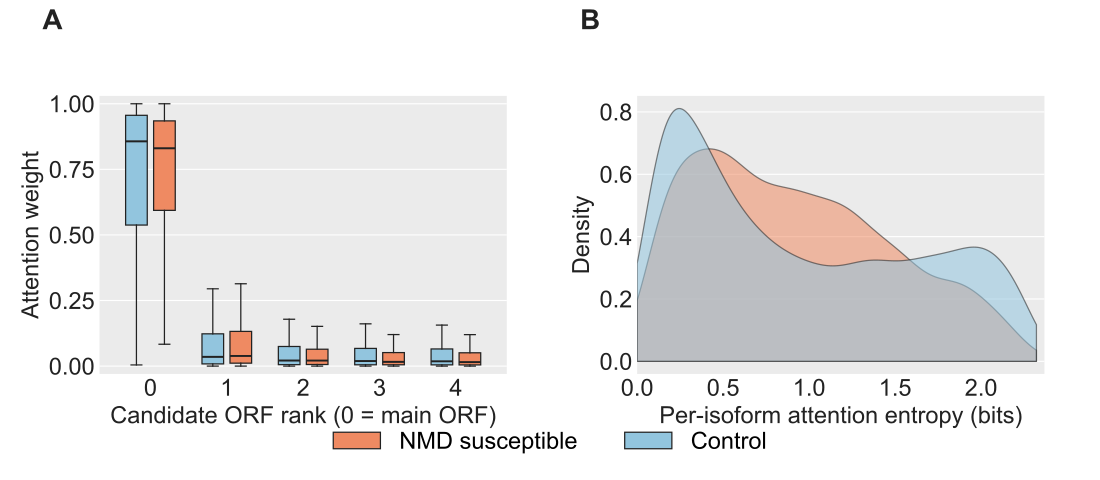

The Python source for this figure:
"""
SF39 — Attention distribution across the model's five candidate ORFs,
NMD susceptible vs non-NMD.

Renders natively from the current 4CT model's per-isoform attention weights
(`uorf_attention_predictions.tsv`, columns attn_0…attn_4). Replaces the
earlier legacy-PNG placeholder that carried stale 10-ORF ranks, "SQANTI CDS"
subtitle, and a pre-4CT-switch n = 15,584 cohort.

Population: held-out test split (chr 1/3/5/7), excluding the "test_paralog"
partition per the training-time paralog dedup convention.

Panels:
  (A) Attention weight per candidate ORF rank, by class (boxplot).
  (B) Shannon entropy of the per-isoform attention vector across the five
      candidates, KDE per class.
"""

from __future__ import annotations
import sys
from pathlib import Path

import matplotlib.pyplot as plt
import numpy as np
import pandas as pd
from scipy.stats import gaussian_kde

HERE = Path(__file__).resolve()
LIB = HERE.parents[2] / "lib"
sys.path.insert(0, str(LIB))

from ggplot_style import (
    apply_ggplot_rcparams,
    style_axes_ggplot,
    render_and_validate,
    docx_body_fs,
    panel_letter,
    TITLE_C,
    AXIS_C,
)

NATIVE_W = 11.0
BODY_FS = docx_body_fs(NATIVE_W)

# Must follow BODY_FS: rcParams drive tick/legend/title sizes, and the
# local BODY_FS shadows the module constant (see apply_ggplot_rcparams).
apply_ggplot_rcparams(BODY_FS)
LABEL_FS = BODY_FS - 2

DATA_ATTN = Path("/Users/petecastaldi/claude_projects/NMD_orf_model_v5_4ct/"
                 "results_4ct/uorf_attention_predictions.tsv")
DATA_LABELS = Path("/Users/petecastaldi/claude_projects/NMD_orf_model_v5_4ct/"
                   "results_4ct/predictions_atg500_stop500.tsv")

# Main-paper Fig 4 / Fig 5G palette
COLOR_NMD  = "#ef8a62"   # coral
COLOR_CTRL = "#92c5de"   # light blue

N_ORFS = 5

# Test split = chr 1 / 3 / 5 / 7 (train-time held-out set). We take labels
# from predictions_atg500_stop500.tsv (canonical training-time source, also
# used by SF37 / SF38 / SF41 / SF42) rather than the attention TSV's own
# label column — 4 isoforms disagree between the two, and standardising on
# one source lets all SF37-SF43 cite the same 2,268 / 7,863 test-set n's.
TEST_CHRS = {"chr1", "chr3", "chr5", "chr7"}


def load():
    attn = pd.read_csv(DATA_ATTN, sep="\t")
    labels = pd.read_csv(DATA_LABELS, sep="\t")
    labels = labels[labels["chr"].isin(TEST_CHRS)][["isoform_id", "label"]]
    # Drop the attention TSV's own label; use labels from the canonical file.
    attn = attn.drop(columns=[c for c in ["label"] if c in attn.columns])
    df = attn.merge(labels, on="isoform_id", how="inner")
    return df


def shannon_entropy(row):
    p = np.array([row[f"attn_{k}"] for k in range(N_ORFS)], dtype=float)
    p = p[p > 0]
    if p.size == 0:
        return 0.0
    return float(-(p * np.log2(p)).sum())


def render_panel_A(ax, df):
    style_axes_ggplot(ax, xgrid=False, ygrid=True)

    positions_ctrl = np.arange(N_ORFS) * 3 - 0.55
    positions_nmd  = np.arange(N_ORFS) * 3 + 0.55

    data_ctrl = [df.loc[df["label"] == 0, f"attn_{k}"].to_numpy() for k in range(N_ORFS)]
    data_nmd  = [df.loc[df["label"] == 1, f"attn_{k}"].to_numpy() for k in range(N_ORFS)]

    def draw_boxes(data, positions, color):
        ax.boxplot(
            data, positions=positions, widths=0.85,
            patch_artist=True, showfliers=False,
            boxprops=dict(facecolor=color, edgecolor=TITLE_C, linewidth=0.9),
            medianprops=dict(color=TITLE_C, linewidth=1.4),
            whiskerprops=dict(color=TITLE_C, linewidth=0.9),
            capprops=dict(color=TITLE_C, linewidth=0.9),
            zorder=3,
        )

    draw_boxes(data_ctrl, positions_ctrl, COLOR_CTRL)
    draw_boxes(data_nmd,  positions_nmd,  COLOR_NMD)

    ax.set_xticks(np.arange(N_ORFS) * 3)
    ax.set_xticklabels([str(k) for k in range(N_ORFS)],
                        fontsize=BODY_FS, color=TITLE_C)
    ax.set_xlim(-2, (N_ORFS - 1) * 3 + 2)
    ax.set_ylim(-0.03, 1.03)
    ax.set_yticks([0, 0.25, 0.5, 0.75, 1.0])
    ax.set_xlabel("Candidate ORF rank (0 = main ORF)",
                   fontsize=BODY_FS, color=TITLE_C)
    ax.set_ylabel("Attention weight",
                   fontsize=BODY_FS, color=TITLE_C)
    ax.tick_params(axis="y", labelsize=BODY_FS, colors=TITLE_C)


def render_panel_B(ax, df):
    style_axes_ggplot(ax, xgrid=False, ygrid=True)

    df["entropy"] = df.apply(shannon_entropy, axis=1)
    e_nmd  = df.loc[df["label"] == 1, "entropy"].to_numpy()
    e_ctrl = df.loc[df["label"] == 0, "entropy"].to_numpy()

    max_ent = float(np.log2(N_ORFS))
    x_grid = np.linspace(0, max_ent, 300)

    for e, color in [(e_nmd, COLOR_NMD), (e_ctrl, COLOR_CTRL)]:
        kde = gaussian_kde(e, bw_method="scott")
        y = kde(x_grid)
        ax.fill_between(x_grid, y, alpha=0.55, color=color,
                        edgecolor=TITLE_C, linewidth=0.9, zorder=3)

    ax.set_xlim(0, max_ent * 1.02)
    ax.set_xlabel("Per-isoform attention entropy (bits)",
                   fontsize=BODY_FS, color=TITLE_C)
    ax.set_ylabel("Density", fontsize=BODY_FS, color=TITLE_C)
    ax.tick_params(axis="both", labelsize=BODY_FS, colors=TITLE_C)


def build_figure():
    df = load()

    fig, (axA, axB) = plt.subplots(1, 2, figsize=(NATIVE_W, 4.8))
    fig.subplots_adjust(left=0.09, right=0.95, top=0.80, bottom=0.22,
                        wspace=0.32)

    render_panel_A(axA, df)
    render_panel_B(axB, df)

    panel_letter(axA, "A", x=-0.14, y=1.22)
    panel_letter(axB, "B", x=-0.14, y=1.22)

    # Shared legend in the bottom margin — both panels share the same two
    # series; per-panel legends overlapped the boxes/density. Sample sizes
    # live in the caption, so the legend carries only the class colors.
    handles = [
        plt.Rectangle((0, 0), 1, 1, facecolor=COLOR_NMD,  edgecolor=TITLE_C,
                      linewidth=0.9, label="NMD susceptible"),
        plt.Rectangle((0, 0), 1, 1, facecolor=COLOR_CTRL, edgecolor=TITLE_C,
                      linewidth=0.9, label="Control"),
    ]
    fig.legend(handles=handles, loc="lower center", ncol=2, frameon=False,
               fontsize=BODY_FS, bbox_to_anchor=(0.5, 0.01))

    return fig, df


def main():
    fig, df = build_figure()
    render_and_validate(fig, HERE.parent / "figure_s_attention_distribution",
                        native_width_in=NATIVE_W)
    print(f"Saved figure_s_attention_distribution.{{pdf,png}}")
    print(f"  NMD:     n = {int((df['label'] == 1).sum()):,}")
    print(f"  Control: n = {int((df['label'] == 0).sum()):,}")


if __name__ == "__main__":
    main()
